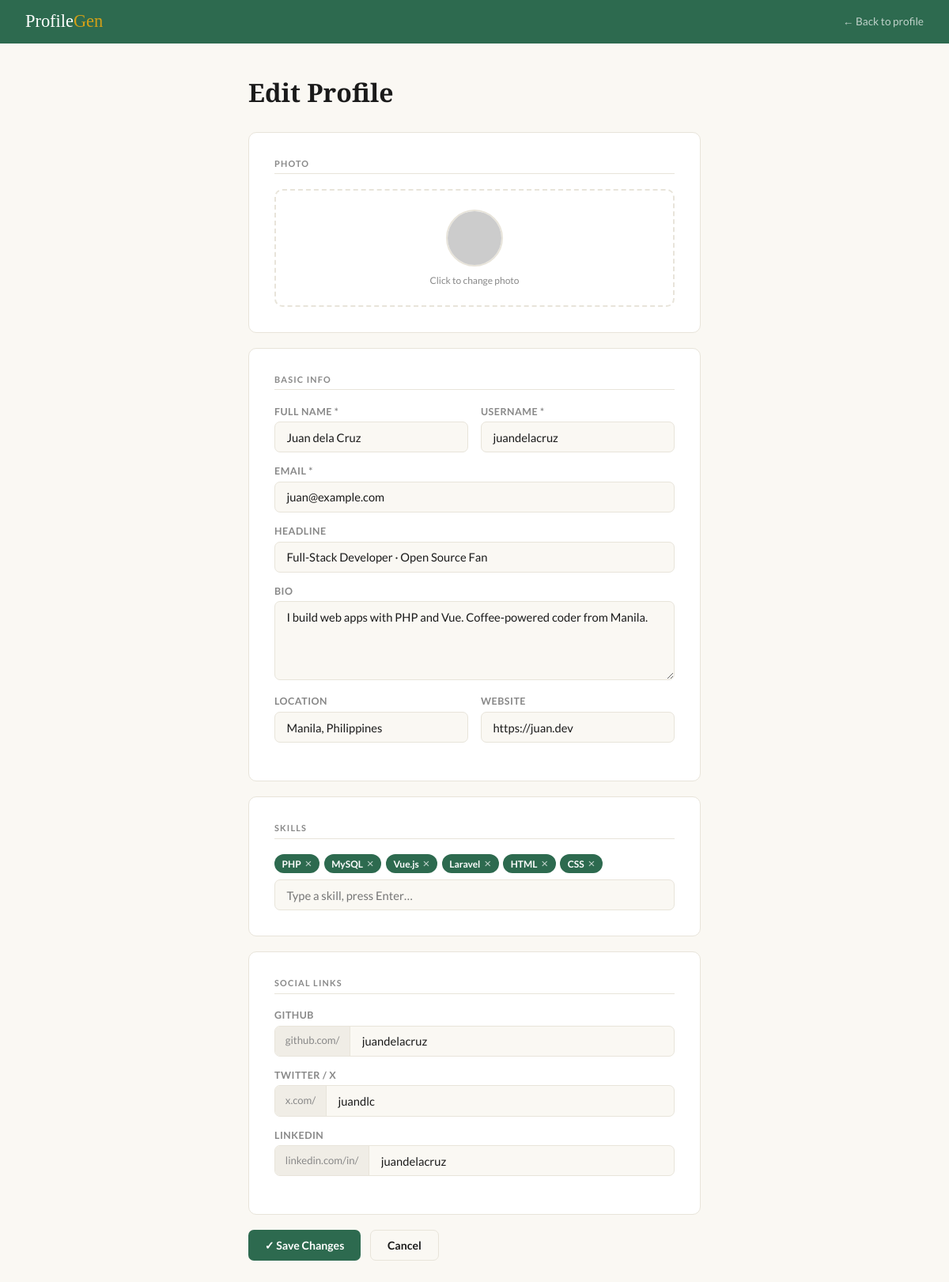
The app's page /edit.php?u=juandelacruz with its own data.
### tables this page shows
CREATE TABLE IF NOT EXISTS profiles (
    id         INT          NOT NULL AUTO_INCREMENT,
    name       VARCHAR(100) NOT NULL,
    username   VARCHAR(50)  NOT NULL,
    email      VARCHAR(150) NOT NULL,
    headline   VARCHAR(150)          DEFAULT NULL,
    bio        TEXT                  DEFAULT NULL,
    location   VARCHAR(100)          DEFAULT NULL,
    website    VARCHAR(255)          DEFAULT NULL,
    avatar     VARCHAR(255)          DEFAULT NULL,
    github     VARCHAR(100)          DEFAULT NULL,
    twitter    VARCHAR(100)          DEFAULT NULL,
    linkedin   VARCHAR(100)          DEFAULT NULL,
    skills     TEXT                  DEFAULT NULL,
    created_at DATETIME              DEFAULT CURRENT_TIMESTAMP,

    PRIMARY KEY (id),
    UNIQUE KEY uq_username (username),
    UNIQUE KEY uq_email    (email)
);

### edit.php (the view, shortened to what this page needs)
<?php
$username = trim($_GET['u'] ?? '');
$db       = get_db();
$stmt     = $db->prepare("SELECT * FROM profiles WHERE username = ?");
$stmt->execute([$username]);
$p        = $stmt->fetch();
function avatar_url($row) {
    return 'https://ui-avatars.com/api/?name=' . urlencode($row['name']) . '&background=2d6a4f&color=fff&size=144&bold=true';
}
?>
<!DOCTYPE html>
<html lang="en">
<head>
</head>
<body>
<nav>
  <a class="brand" href="index.php">Profile<span>Gen</span></a>
  <a class="back" href="profile.php?u=<?= urlencode($username) ?>">← Back to profile</a>
</nav>
<div class="wrap">
  <h1 class="page-title">Edit Profile</h1>
  <form method="POST" enctype="multipart/form-data">
    <div class="card">
      <div class="sec-label">Photo</div>
      <div class="av-box" onclick="document.getElementById('avatar').click()">
        <img id="av-preview" src="<?= avatar_url($p) ?>" alt="preview">
        <div class="hint">Click to change photo</div>
      </div>
    </div>
    <div class="card">
      <div class="sec-label">Basic Info</div>
      <div class="row">
        <div class="fg">
          <label>Full Name *</label>
          <input type="text" name="name" value="<?= htmlspecialchars($p['name']) ?>" placeholder="Jane Dela Cruz">
        </div>
        <div class="fg">
          <label>Username *</label>
          <input type="text" name="username" value="<?= htmlspecialchars($p['username']) ?>">
        </div>
      </div>
      <div class="fg">
        <label>Email *</label>
        <input type="email" name="email" value="<?= htmlspecialchars($p['email']) ?>">
      </div>
      <div class="fg">
        <label>Headline</label>
        <input type="text" name="headline" value="<?= htmlspecialchars($p['headline'] ?? '') ?>">
      </div>
      <div class="fg">
        <label>Bio</label>
        <textarea name="bio"><?= htmlspecialchars($p['bio'] ?? '') ?></textarea>
      </div>
      <div class="row">
        <div class="fg">
          <label>Location</label>
          <input type="text" name="location" value="<?= htmlspecialchars($p['location'] ?? '') ?>">
        </div>
        <div class="fg">
          <label>Website</label>
          <input type="url" name="website" value="<?= htmlspecialchars($p['website'] ?? '') ?>">
        </div>
      </div>
    </div>
    <div class="card">
      <div class="sec-label">Skills</div>
      <div class="chips" id="chips"></div>
      <input type="text" id="skill-input" placeholder="Type a skill, press Enter…">
    </div>
    <div class="card">
      <div class="sec-label">Social Links</div>
      <div class="fg">
        <label>GitHub</label>
        <div class="prefix-wrap"><span class="prefix">github.com/</span><input type="text" name="github" value="<?= htmlspecialchars($p['github'] ?? '') ?>"></div>
      </div>
      <div class="fg">
        <label>Twitter / X</label>
        <div class="prefix-wrap"><span class="prefix">x.com/</span><input type="text" name="twitter" value="<?= htmlspecialchars($p['twitter'] ?? '') ?>"></div>
      </div>
      <div class="fg">
        <label>LinkedIn</label>
        <div class="prefix-wrap"><span class="prefix">linkedin.com/in/</span><input type="text" name="linkedin" value="<?= htmlspecialchars($p['linkedin'] ?? '') ?>"></div>
      </div>
    </div>
    <div class="actions">
      <button type="submit" class="btn btn-green">✓ Save Changes</button>
      <a href="profile.php?u=<?= urlencode($username) ?>" class="btn btn-outline">Cancel</a>
    </div>
  </form>
</div>
</body>
</html>

### edit.php (style rules this page uses)
*,*::before,*::after { box-sizing:border-box;margin:0;padding:0 }
:root { --green:#2d6a4f;--green-l:#40916c;--cream:#faf8f3;--paper:#fff;--ink:#1a1a1a;--muted:#888;--border:#e8e4da;--accent:#d4a017;--r:10px }
body { font-family:'Lato',sans-serif;background:var(--cream);color:var(--ink) }
nav { background:var(--green);padding:.9rem 2rem;display:flex;align-items:center;justify-content:space-between }
.brand { font-family:'Playfair Display',serif;color:#fff;font-size:1.4rem;text-decoration:none }
.brand span { color:var(--accent) }
.back { color:rgba(255,255,255,.7);text-decoration:none;font-size:.85rem }
.wrap { max-width:620px;margin:2.5rem auto;padding:0 1.5rem 3rem }
.page-title { font-family:'Playfair Display',serif;font-size:2rem;margin-bottom:1.8rem }
.card { background:var(--paper);border:1px solid var(--border);border-radius:var(--r);padding:2rem;margin-bottom:1.2rem }
.sec-label { font-size:.68rem;font-weight:700;letter-spacing:1.2px;text-transform:uppercase;color:var(--muted);border-bottom:1px solid var(--border);padding-bottom:.4rem;margin-bottom:1.2rem }
.row { display:grid;grid-template-columns:1fr 1fr;gap:1rem }
.fg { margin-bottom:1rem }
label { display:block;font-size:.78rem;font-weight:700;letter-spacing:.5px;text-transform:uppercase;color:var(--muted);margin-bottom:.35rem }
input[type=text],input[type=email],input[type=url],textarea { width:100%;padding:.6rem .9rem;border:1.5px solid var(--border);border-radius:7px;font-family:'Lato',sans-serif;font-size:.92rem;background:var(--cream);color:var(--ink);outline:none;transition:border-color .15s }
textarea { resize:vertical;min-height:100px }
.hint { font-size:.75rem;color:var(--muted);margin-top:.25rem }
.prefix-wrap { display:flex;border:1.5px solid var(--border);border-radius:7px;overflow:hidden;background:var(--cream) }
.prefix { padding:.6rem .8rem;font-size:.82rem;color:var(--muted);background:#f0ede6;border-right:1.5px solid var(--border);white-space:nowrap;flex-shrink:0 }
.prefix-wrap input { border:none;border-radius:0;background:transparent;flex:1 }
.av-box { border:2px dashed var(--border);border-radius:var(--r);padding:1.5rem;text-align:center;cursor:pointer;transition:border-color .15s }
#av-preview { width:72px;height:72px;border-radius:50%;object-fit:cover;margin:0 auto .6rem;display:block;border:2px solid var(--border) }
.chips { display:flex;flex-wrap:wrap;gap:.35rem;margin-bottom:.5rem;min-height:24px }
.actions { display:flex;gap:.75rem;flex-wrap:wrap;margin-top:.5rem }
.btn { display:inline-flex;align-items:center;padding:.6rem 1.3rem;border-radius:7px;font-family:'Lato',sans-serif;font-size:.88rem;font-weight:700;cursor:pointer;text-decoration:none;border:none;transition:all .15s }
.btn-green { background:var(--green);color:#fff }
.btn-outline { background:transparent;color:var(--ink);border:1.5px solid var(--border) }

### records on screen
profiles: name "Juan dela Cruz", username "juandelacruz", email "juan@example.com", headline "Full-Stack Developer · Open Source Fan", bio "I build web apps with PHP and Vue. Coffee-powered coder from Manila.", location "Manila, Philippines", website "https://juan.dev", github "juandelacruz", twitter "juandlc", linkedin "juandelacruz"
